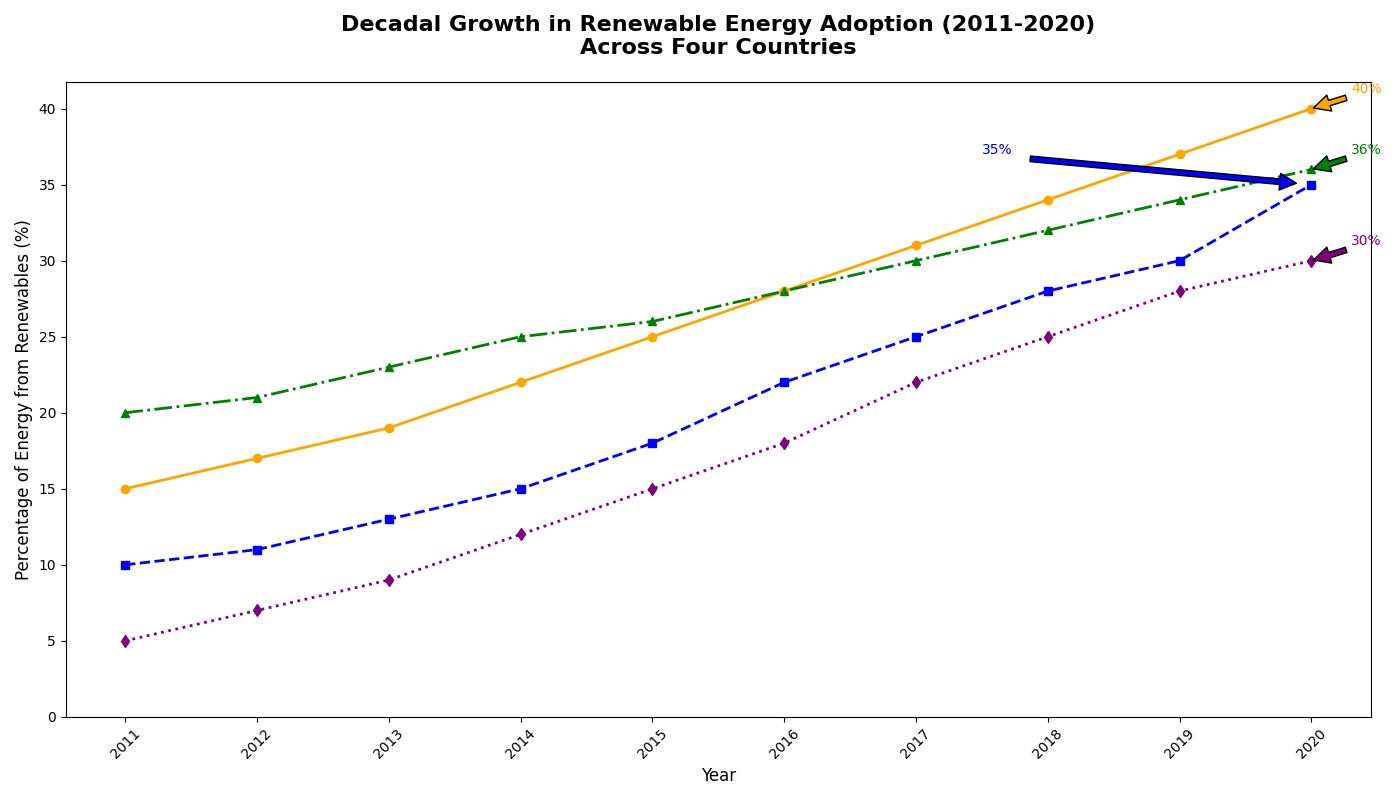

Source code (Python):
import matplotlib.pyplot as plt
import numpy as np

years = np.arange(2011, 2021)

solarlandia_renewables = [15, 17, 19, 22, 25, 28, 31, 34, 37, 40]
windtopia_renewables = [10, 11, 13, 15, 18, 22, 25, 28, 30, 35]
hydroville_renewables = [20, 21, 23, 25, 26, 28, 30, 32, 34, 36]
geothermia_renewables = [5, 7, 9, 12, 15, 18, 22, 25, 28, 30]

plt.figure(figsize=(14, 8))

plt.plot(years, solarlandia_renewables, marker='o', linestyle='-', linewidth=2, color='orange')
plt.plot(years, windtopia_renewables, marker='s', linestyle='--', linewidth=2, color='blue')
plt.plot(years, hydroville_renewables, marker='^', linestyle='-.', linewidth=2, color='green')
plt.plot(years, geothermia_renewables, marker='d', linestyle=':', linewidth=2, color='purple')

plt.title("Decadal Growth in Renewable Energy Adoption (2011-2020)\nAcross Four Countries", fontsize=16, fontweight='bold', pad=20)
plt.xlabel('Year', fontsize=12)
plt.ylabel('Percentage of Energy from Renewables (%)', fontsize=12)
plt.xticks(years, rotation=45)
plt.yticks(np.arange(0, 45, 5))

max_solarlandia = max(solarlandia_renewables)
max_windtopia = max(windtopia_renewables)
max_hydroville = max(hydroville_renewables)
max_geothermia = max(geothermia_renewables)

plt.annotate(f'{max_solarlandia}%', xy=(years[-1], max_solarlandia), xytext=(years[-1]+0.3, max_solarlandia+1),
             arrowprops=dict(facecolor='orange', shrink=0.05), fontsize=10, color='orange')
plt.annotate(f'{max_windtopia}%', xy=(years[-1], max_windtopia), xytext=(years[-1]-2.5, max_windtopia+2),
             arrowprops=dict(facecolor='blue', shrink=0.05), fontsize=10, color='blue')
plt.annotate(f'{max_hydroville}%', xy=(years[-1], max_hydroville), xytext=(years[-1]+0.3, max_hydroville+1),
             arrowprops=dict(facecolor='green', shrink=0.05), fontsize=10, color='green')
plt.annotate(f'{max_geothermia}%', xy=(years[-1], max_geothermia), xytext=(years[-1]+0.3, max_geothermia+1),
             arrowprops=dict(facecolor='purple', shrink=0.05), fontsize=10, color='purple')

plt.tight_layout()
plt.show()
